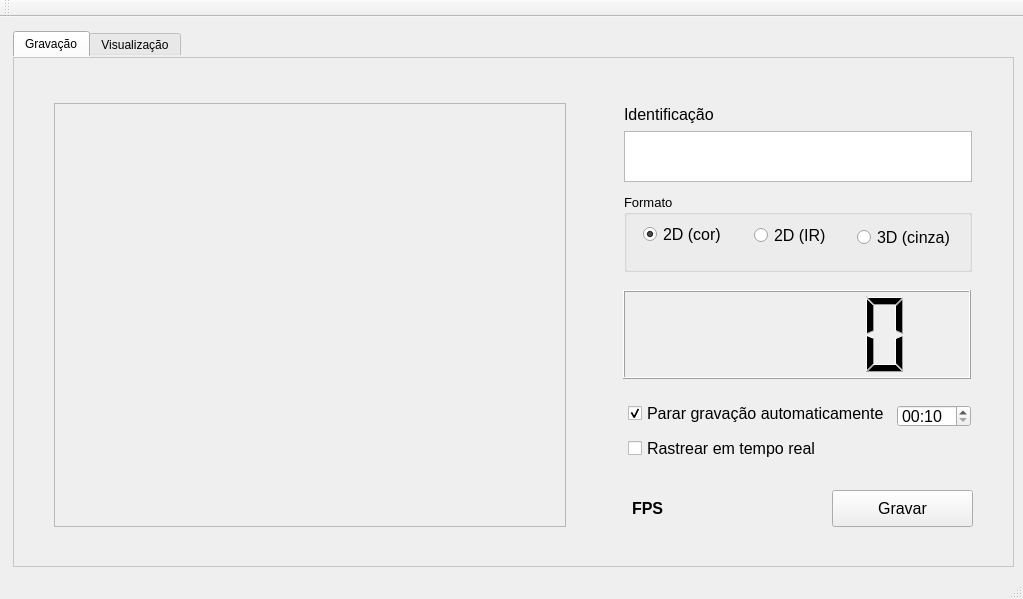
<?xml version="1.0" encoding="UTF-8"?>
<ui version="4.0">
 <class>MainWindow</class>
 <widget class="QMainWindow" name="MainWindow">
  <property name="windowModality">
   <enum>Qt::NonModal</enum>
  </property>
  <property name="geometry">
   <rect>
    <x>0</x>
    <y>0</y>
    <width>1023</width>
    <height>599</height>
   </rect>
  </property>
  <property name="contextMenuPolicy">
   <enum>Qt::NoContextMenu</enum>
  </property>
  <property name="windowTitle">
   <string>Expt-o Morris</string>
  </property>
  <widget class="QWidget" name="centralWidget">
   <widget class="QTabWidget" name="tabViews">
    <property name="geometry">
     <rect>
      <x>13</x>
      <y>14</y>
      <width>1001</width>
      <height>536</height>
     </rect>
    </property>
    <property name="autoFillBackground">
     <bool>true</bool>
    </property>
    <property name="styleSheet">
     <string notr="true">QTabWidget::pane { /* The tab widget frame */
    border: 1px solid #C2C7CB;
}</string>
    </property>
    <property name="tabPosition">
     <enum>QTabWidget::North</enum>
    </property>
    <property name="currentIndex">
     <number>0</number>
    </property>
    <property name="movable">
     <bool>false</bool>
    </property>
    <widget class="QWidget" name="tab">
     <attribute name="title">
      <string>Gravação</string>
     </attribute>
     <widget class="QLabel" name="lblViewGravacao">
      <property name="geometry">
       <rect>
        <x>40</x>
        <y>45</y>
        <width>512</width>
        <height>424</height>
       </rect>
      </property>
      <property name="minimumSize">
       <size>
        <width>512</width>
        <height>424</height>
       </size>
      </property>
      <property name="maximumSize">
       <size>
        <width>512</width>
        <height>424</height>
       </size>
      </property>
      <property name="baseSize">
       <size>
        <width>512</width>
        <height>424</height>
       </size>
      </property>
      <property name="mouseTracking">
       <bool>false</bool>
      </property>
      <property name="focusPolicy">
       <enum>Qt::TabFocus</enum>
      </property>
      <property name="contextMenuPolicy">
       <enum>Qt::CustomContextMenu</enum>
      </property>
      <property name="autoFillBackground">
       <bool>true</bool>
      </property>
      <property name="frameShape">
       <enum>QFrame::StyledPanel</enum>
      </property>
      <property name="text">
       <string/>
      </property>
      <property name="alignment">
       <set>Qt::AlignCenter</set>
      </property>
      <property name="indent">
       <number>0</number>
      </property>
     </widget>
     <widget class="QPushButton" name="btnGravar">
      <property name="geometry">
       <rect>
        <x>818</x>
        <y>432</y>
        <width>141</width>
        <height>37</height>
       </rect>
      </property>
      <property name="minimumSize">
       <size>
        <width>3</width>
        <height>0</height>
       </size>
      </property>
      <property name="maximumSize">
       <size>
        <width>16777215</width>
        <height>16777215</height>
       </size>
      </property>
      <property name="font">
       <font>
        <pointsize>12</pointsize>
       </font>
      </property>
      <property name="text">
       <string>Gravar</string>
      </property>
     </widget>
     <widget class="QLabel" name="lblFPS">
      <property name="geometry">
       <rect>
        <x>618</x>
        <y>436</y>
        <width>177</width>
        <height>28</height>
       </rect>
      </property>
      <property name="font">
       <font>
        <pointsize>12</pointsize>
        <weight>75</weight>
        <bold>true</bold>
       </font>
      </property>
      <property name="text">
       <string>FPS</string>
      </property>
     </widget>
     <widget class="QTimeEdit" name="cboTimerLimite">
      <property name="geometry">
       <rect>
        <x>883</x>
        <y>347</y>
        <width>74</width>
        <height>22</height>
       </rect>
      </property>
      <property name="font">
       <font>
        <pointsize>12</pointsize>
       </font>
      </property>
      <property name="displayFormat">
       <string>mm:ss</string>
      </property>
      <property name="time">
       <time>
        <hour>0</hour>
        <minute>0</minute>
        <second>10</second>
       </time>
      </property>
     </widget>
     <widget class="QGroupBox" name="grpFormato">
      <property name="geometry">
       <rect>
        <x>610</x>
        <y>136</y>
        <width>348</width>
        <height>78</height>
       </rect>
      </property>
      <property name="font">
       <font>
        <pointsize>10</pointsize>
       </font>
      </property>
      <property name="title">
       <string>Formato</string>
      </property>
      <widget class="QRadioButton" name="rdb2Dinfra">
       <property name="geometry">
        <rect>
         <x>130</x>
         <y>28</y>
         <width>84</width>
         <height>27</height>
        </rect>
       </property>
       <property name="font">
        <font>
         <pointsize>12</pointsize>
        </font>
       </property>
       <property name="text">
        <string>2D (IR)</string>
       </property>
      </widget>
      <widget class="QRadioButton" name="rdb3Dcinza">
       <property name="geometry">
        <rect>
         <x>233</x>
         <y>30</y>
         <width>102</width>
         <height>27</height>
        </rect>
       </property>
       <property name="font">
        <font>
         <pointsize>12</pointsize>
        </font>
       </property>
       <property name="text">
        <string>3D (cinza)</string>
       </property>
      </widget>
      <widget class="QRadioButton" name="rdb2Dcinza">
       <property name="geometry">
        <rect>
         <x>19</x>
         <y>27</y>
         <width>105</width>
         <height>27</height>
        </rect>
       </property>
       <property name="font">
        <font>
         <pointsize>12</pointsize>
        </font>
       </property>
       <property name="text">
        <string>2D (cor)</string>
       </property>
       <property name="checked">
        <bool>true</bool>
       </property>
      </widget>
     </widget>
     <widget class="QTextEdit" name="txtId">
      <property name="geometry">
       <rect>
        <x>620</x>
        <y>83</y>
        <width>325</width>
        <height>31</height>
       </rect>
      </property>
      <property name="font">
       <font>
        <pointsize>14</pointsize>
        <weight>50</weight>
        <bold>false</bold>
       </font>
      </property>
      <property name="frameShape">
       <enum>QFrame::NoFrame</enum>
      </property>
     </widget>
     <widget class="QLabel" name="lblFPSIR_2">
      <property name="geometry">
       <rect>
        <x>610</x>
        <y>43</y>
        <width>107</width>
        <height>27</height>
       </rect>
      </property>
      <property name="font">
       <font>
        <pointsize>12</pointsize>
       </font>
      </property>
      <property name="text">
       <string>Identificação</string>
      </property>
     </widget>
     <widget class="QTextEdit" name="textEdit">
      <property name="enabled">
       <bool>true</bool>
      </property>
      <property name="geometry">
       <rect>
        <x>610</x>
        <y>73</y>
        <width>348</width>
        <height>51</height>
       </rect>
      </property>
      <property name="readOnly">
       <bool>true</bool>
      </property>
     </widget>
     <widget class="QCheckBox" name="chkTrack">
      <property name="geometry">
       <rect>
        <x>614</x>
        <y>381</y>
        <width>204</width>
        <height>19</height>
       </rect>
      </property>
      <property name="font">
       <font>
        <pointsize>12</pointsize>
       </font>
      </property>
      <property name="text">
       <string>Rastrear em tempo real</string>
      </property>
     </widget>
     <widget class="QCheckBox" name="chkPararAuto">
      <property name="geometry">
       <rect>
        <x>614</x>
        <y>345</y>
        <width>259</width>
        <height>20</height>
       </rect>
      </property>
      <property name="font">
       <font>
        <pointsize>12</pointsize>
       </font>
      </property>
      <property name="text">
       <string>Parar gravação automaticamente</string>
      </property>
      <property name="checked">
       <bool>true</bool>
      </property>
     </widget>
     <widget class="QLCDNumber" name="lcdDisplay">
      <property name="geometry">
       <rect>
        <x>609</x>
        <y>232</y>
        <width>348</width>
        <height>89</height>
       </rect>
      </property>
      <property name="segmentStyle">
       <enum>QLCDNumber::Filled</enum>
      </property>
     </widget>
     <zorder>textEdit</zorder>
     <zorder>lblViewGravacao</zorder>
     <zorder>btnGravar</zorder>
     <zorder>lblFPS</zorder>
     <zorder>cboTimerLimite</zorder>
     <zorder>grpFormato</zorder>
     <zorder>txtId</zorder>
     <zorder>lblFPSIR_2</zorder>
     <zorder>chkTrack</zorder>
     <zorder>chkPararAuto</zorder>
     <zorder>lcdDisplay</zorder>
    </widget>
    <widget class="QWidget" name="tab_2">
     <attribute name="title">
      <string>Visualização</string>
     </attribute>
     <widget class="QPushButton" name="btnVisualizar">
      <property name="geometry">
       <rect>
        <x>818</x>
        <y>432</y>
        <width>141</width>
        <height>37</height>
       </rect>
      </property>
      <property name="font">
       <font>
        <pointsize>12</pointsize>
       </font>
      </property>
      <property name="text">
       <string>Abrir</string>
      </property>
     </widget>
     <widget class="QLabel" name="lblViewTracks">
      <property name="geometry">
       <rect>
        <x>40</x>
        <y>45</y>
        <width>512</width>
        <height>424</height>
       </rect>
      </property>
      <property name="minimumSize">
       <size>
        <width>512</width>
        <height>424</height>
       </size>
      </property>
      <property name="maximumSize">
       <size>
        <width>512</width>
        <height>424</height>
       </size>
      </property>
      <property name="baseSize">
       <size>
        <width>512</width>
        <height>424</height>
       </size>
      </property>
      <property name="mouseTracking">
       <bool>false</bool>
      </property>
      <property name="focusPolicy">
       <enum>Qt::TabFocus</enum>
      </property>
      <property name="contextMenuPolicy">
       <enum>Qt::CustomContextMenu</enum>
      </property>
      <property name="autoFillBackground">
       <bool>true</bool>
      </property>
      <property name="frameShape">
       <enum>QFrame::StyledPanel</enum>
      </property>
      <property name="text">
       <string/>
      </property>
      <property name="alignment">
       <set>Qt::AlignCenter</set>
      </property>
      <property name="indent">
       <number>0</number>
      </property>
     </widget>
    </widget>
   </widget>
  </widget>
  <widget class="QMenuBar" name="menuBar">
   <property name="geometry">
    <rect>
     <x>0</x>
     <y>0</y>
     <width>1023</width>
     <height>21</height>
    </rect>
   </property>
  </widget>
  <widget class="QToolBar" name="mainToolBar">
   <attribute name="toolBarArea">
    <enum>TopToolBarArea</enum>
   </attribute>
   <attribute name="toolBarBreak">
    <bool>false</bool>
   </attribute>
  </widget>
  <widget class="QStatusBar" name="statusBar"/>
 </widget>
 <layoutdefault spacing="6" margin="11"/>
 <resources/>
 <connections/>
</ui>
